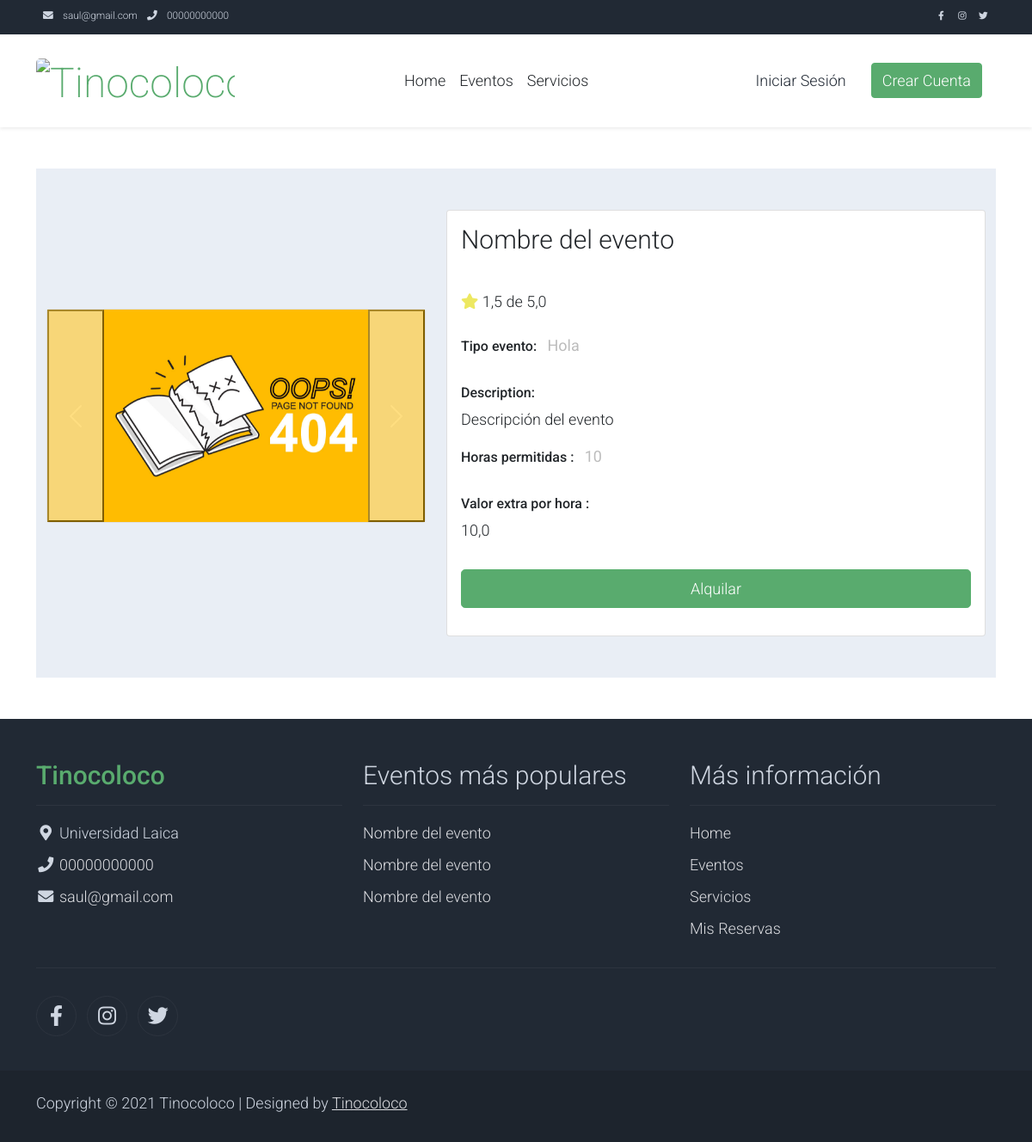
Page /eventos/1/ on the earlier database version.
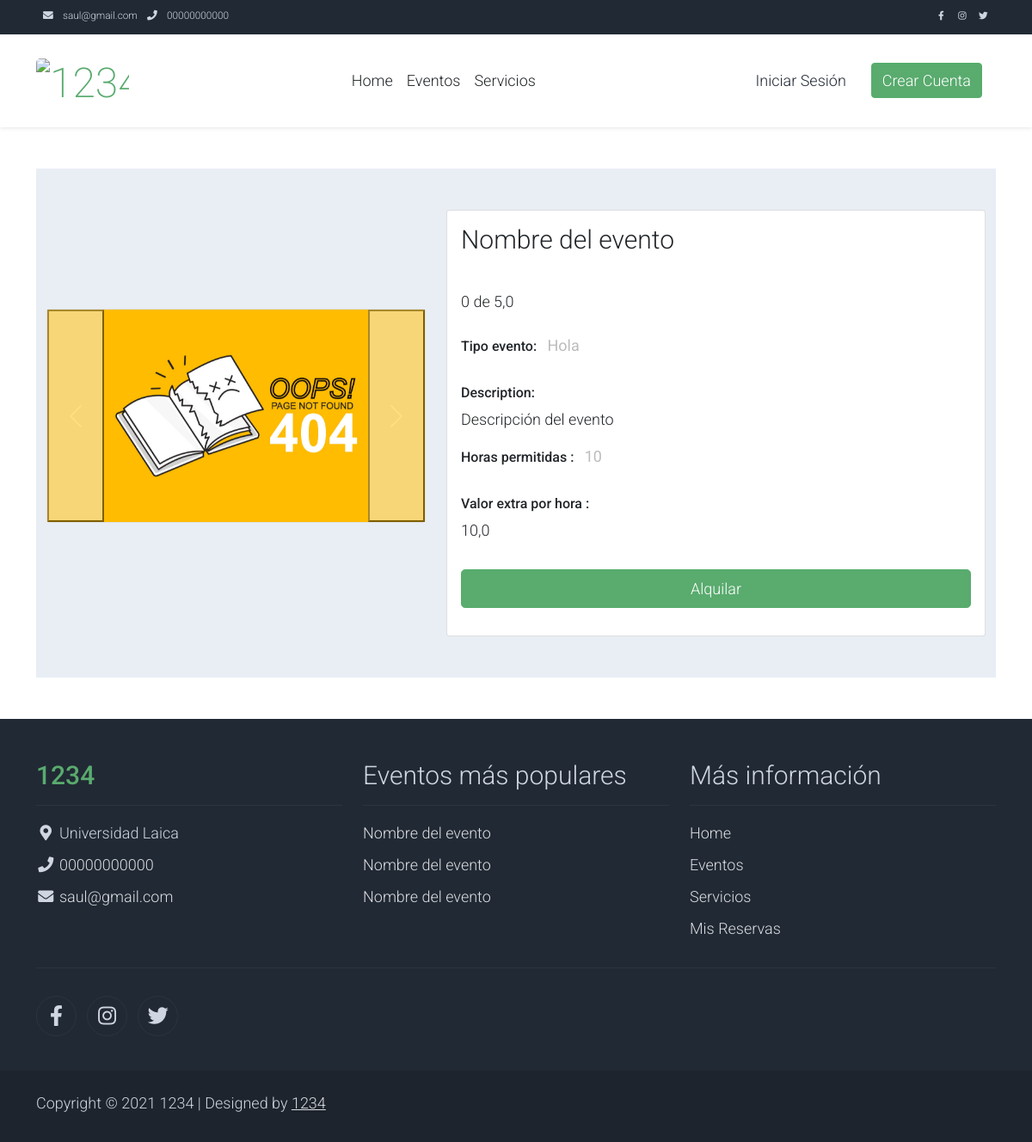
Same page on the later database version.
### eventos/models/foto_evento.py (models this page shows, shortened)
class FotoEvento(models.Model):
    class Meta:
        verbose_name = "Foto del Evento"
        verbose_name_plural = "Fotos de los Eventos"
        ordering = ["fecha_publicacion"]
    evento = models.ForeignKey(
        Evento, on_delete=models.CASCADE, related_name="fotos", verbose_name="Evento"
    )
    foto = CloudinaryField("Foto", blank=True, null=True)
    descripcion = models.TextField(blank=True, null=True, verbose_name="Descripción")
    fecha_publicacion = models.DateTimeField(
        auto_now_add=True, verbose_name="Fecha de Publicación"
    )
    numero_likes = models.IntegerField(default=0, verbose_name="Número de Likes")

### negocio/models.py (models this page shows, shortened)
class ConfiguracionNegocio(models.Model):
    class Meta:
        verbose_name = "Configuración del Negocio"
        verbose_name_plural = "Configuraciones del Negocio"
    nombre = models.CharField(max_length=100, verbose_name="Nombre")
    logo = CloudinaryField("Logo", blank=True, null=True)
    direccion = models.CharField(max_length=200, verbose_name="Dirección")
    correo = models.EmailField(verbose_name="Correo Electrónico")
    telefono = models.CharField(max_length=15, verbose_name="Teléfono")
    pagina_web = models.URLField(blank=True, null=True, verbose_name="Página Web")
    red_social_facebook = models.URLField(
        blank=True, null=True, verbose_name="Red Social Facebook"
    )
    red_social_x = models.URLField(blank=True, null=True, verbose_name="Red Social X")
    red_social_instagram = models.URLField(
        blank=True, null=True, verbose_name="Red Social Instagram"
    )
    nombre_banco = models.CharField(max_length=50, verbose_name="Nombre del Banco")
    tipo_cuenta = models.CharField(max_length=20, verbose_name="Tipo de Cuenta")
    numero_cuenta = models.CharField(max_length=20, verbose_name="Número de Cuenta")
    objects = ConfiguracionNegocioManager()

### eventos/models/evento.py (models this page shows, shortened)
class Evento(models.Model):
    class Meta:
        verbose_name = 'Evento'
        verbose_name_plural = 'Eventos'
    nombre = models.CharField(max_length=100, default='Nombre del evento', verbose_name='Nombre')
    descripcion = models.CharField(max_length=500, default='Descripción del evento', verbose_name='Descripción')
    valor_referencial = models.FloatField(default=0.0, verbose_name='Valor Referencial')
    numero_horas_permitidas = models.IntegerField(default=0, verbose_name='Número de Horas Permitidas')
    valor_extra_hora = models.FloatField(default=0.0, verbose_name='Valor Extra por Hora')
    tipo_evento = models.ForeignKey(TipoEvento, on_delete=models.CASCADE, verbose_name='Tipo de Evento')

### eventos/models/tipo_evento.py (models this page shows)
class TipoEvento(models.Model):
    class Meta:
        verbose_name = "Tipo de Evento"
        verbose_name_plural = "Tipos de Eventos"
    nombre_evento = models.CharField(max_length=100, verbose_name="Nombre del Evento")
    descripcion = models.TextField(verbose_name="Descripción")
    fecha_creacion = models.DateField(auto_now_add=True, verbose_name="Fecha de Creación")
    imagen = CloudinaryField('Foto', blank=True, null=True)
    def __str__(self) -> str:
        return f"{self.nombre_evento}"

### eventos/views.py (the view)
# urls.py: path("<int:id>/", views.evento_detalle, name="evento_detalle"),
def evento_detalle(request, id):
    evento = Evento.objects.filter(id=id).first()
    if not evento:
        return HttpResponseNotFound("Evento no encontrado")
    fotos = evento.fotos.all()
    calificaciones = evento.calificacion_evento.all()
    promedio_calificaciones = 0
    if calificaciones:
        promedio_calificaciones = sum(
            [calificacion.calificacion for calificacion in calificaciones]
        ) / len(calificaciones)
    return render(
        request,
        "eventos/detalle_evento.html",
        {
            "evento": evento,
            "promedio_range": range(0, int(promedio_calificaciones)),
            "promedio_calificaciones": promedio_calificaciones,
            "fotos": fotos,
        },
    )

### core/contex_processors.py (called while the page is built)
def configuracion_negocio_context(request):
    return {"configuracion_negocio": ConfiguracionNegocio.objects.first()}

def eventos_mas_gustados_context(request):
    eventos_mas_gustados = Evento.objects.annotate(
        promedio_calificacion=Avg("calificacion_evento__calificacion")
    ).order_by("-promedio_calificacion")[:5]
    return {"eventos_mas_gustados": eventos_mas_gustados}

### eventos/templates/eventos/detalle_evento.html
{% extends "eventos/layout/base.html" %}
{% load static %}
{% block content %}
{% include 'eventos/components/detalle.html' with item=evento fotos=fotos promedio_range=promedio_range promedio_calificaciones=promedio_calificaciones tipo="evento" %}
{% endblock %}

### core/templates/core/components/layout/nav.html
<nav class="navbar navbar-expand-lg bg-dark navbar-light d-none d-lg-block"
     id="templatemo_nav_top">
    <div class="container text-light">
        <div class="w-100 d-flex justify-content-between">
            <div>
                <i class="fa fa-envelope mx-2"></i>
                <a class="navbar-sm-brand text-light text-decoration-none"
                   href="mailto:info@company.com">{{ configuracion_negocio.correo }}</a>
                <i class="fa fa-phone mx-2"></i>
                <a class="navbar-sm-brand text-light text-decoration-none"
                   href="tel:010-020-0340">{{ configuracion_negocio.telefono }}</a>
            </div>
            <div>
                <a class="text-light"
                   href="{% if configuracion_negocio.pagina_web %}{{ configuracion_negocio.red_social_facebook }}{% else %}# {% endif %}"
                   target="_blank"
                   rel="sponsored"><i class="fab fa-facebook-f fa-sm fa-fw me-2"></i></a>
                <a class="text-light"
                   href="{% if configuracion_negocio.red_social_instagram %}{{ configuracion_negocio.red_social_instagram }}{% else %}# {% endif %}"
                   target="_blank"><i class="fab fa-instagram fa-sm fa-fw me-2"></i></a>
                <a class="text-light"
                   href="{% if configuracion_negocio.red_social_x %}{{ configuracion_negocio.red_social_x }}{% else %}# {% endif %}"
                   target="_blank"><i class="fab fa-twitter fa-sm fa-fw me-2"></i></a>
            </div>
        </div>
    </div>
</nav>

### eventos/templates/eventos/components/detalle.html
<section class=" py-5">
    <div class="container " style="width: 100%;">
        <section class="bg-light">
            <div class="container pb-5">
                <div class="row">
                    <div class="col-lg-5 mt-5"
                         style="display: flex;
                                justify-content: center;
                                align-items: center;
                                gap: 2em">
                        <div class="card mb-3">{% include 'core/components/utils/carrucel.html' with fotos=fotos %}</div>
                    </div>
                    <div class="col-lg-7 mt-5">
                        <div class="card">
                            <div class="card-body">
                                <h1 class="h2">{{ item.nombre }}</h1>
                                <p class="h3 py-2">{{ valor_referencial }}</p>
                                <p class="py-2">
                                    {% for i in promedio_range %}<i class="fa fa-star text-warning"></i>{% endfor %}
                                    <span class="list-inline-item text-dark">{{ promedio_calificaciones }} de 5,0</span>
                                </p>
                                <ul class="list-inline">
                                    <li class="list-inline-item">
                                        <h6>Tipo evento:</h6>
                                    </li>
                                    <li class="list-inline-item">
                                        <p class="text-muted">
                                            <strong>{{ item.tipo_evento }}</strong>
                                        </p>
                                    </li>
                                </ul>
                                <h6>Description:</h6>
                                <p>{{ item.descripcion }}</p>
                                <ul class="list-inline">
                                    <li class="list-inline-item">
                                        <h6>Horas permitidas :</h6>
                                    </li>
                                    <li class="list-inline-item">
                                        <p class="text-muted">
                                            <strong>{{ item.numero_horas_permitidas }}</strong>
                                        </p>
                                    </li>
                                </ul>
                                <h6>Valor extra por hora :</h6>
                                <ul class="list-unstyled pb-3">
                                    <li>{{ item.valor_extra_hora }}</li>
                                </ul>
                                <div class="row pb-3">
                                    <div class="col d-grid">
                                        <a href="{% url 'alquileres:nuevo_alquiler' item.id %}"
                                           class="btn btn-success btn-lg">Alquilar</a>
                                    </div>
                                </div>
                            </div>
                        </div>
                    </div>
                </div>
            </div>
        </section>
    </div>
</section>

### core/templates/core/components/utils/carrucel.html (shortened to what this page needs)
{% load static %}
<div id="carouselExample" class="carousel slide">
    <div class="carousel-inner">
        {% if fotos %}
        {% for foto in fotos %}
        <div class="carousel-item {% if forloop.first %}active{% endif %}">
            <img class="d-block w-100"
                src="{% if foto.foto.url %}{{ foto.foto.url }}{% else %}{% static 'img/404.jpg' %}{% endif %}"
                alt="First slide">
        </div>
        {% endfor %}
        {% else %}
        <img class="d-block w-100" src="{% static 'img/404.jpg' %}" alt="First slide">
        {% endif %}
    </div>
    <button class="carousel-control-prev" type="button" data-bs-target="#carouselExample"
        data-bs-slide="prev">
        <span class="carousel-control-prev-icon" aria-hidden="true"></span>
    </button>
    <button class="carousel-control-next" type="button" data-bs-target="#carouselExample"
        data-bs-slide="next">
        <span class="carousel-control-next-icon" aria-hidden="true"></span>
    </button>
</div>

### core/templates/core/components/layout/footer.html (shortened to what the changed rows need)
{% load static %}
<footer class="bg-dark" id="tempaltemo_footer">
    <div class="container">
        <div class="row">
            <div class="col-md-4 pt-5">
                <h2 class="h2 text-success border-bottom pb-3 border-light logo">{{ configuracion_negocio.nombre }}</h2>
                <ul class="list-unstyled text-light footer-link-list">
                    <li>
                        <i class="fas fa-map-marker-alt fa-fw"></i>
                        {{ configuracion_negocio.direccion }}
                    </li>
                    <li>
                        <i class="fa fa-phone fa-fw"></i>
                        <a class="text-decoration-none" href="tel:{{ configuracion_negocio.telefono }}">{{ configuracion_negocio.telefono }}</a>
                    </li>
                    <li>
                        <i class="fa fa-envelope fa-fw"></i>
                        <a class="text-decoration-none" href="mailto:{{ configuracion_negocio.correo }}">{{ configuracion_negocio.correo }}</a>
                    </li>
                </ul>
            </div>
            <div class="col-md-4 pt-5">
                <h2 class="h2 text-light border-bottom pb-3 border-light">Eventos más populares</h2>
                <ul class="list-unstyled text-light footer-link-list">
                    {% for evento in eventos_mas_gustados %}
                        <li>
                            <a class="text-decoration-none" href="{% url 'eventos:evento_detalle' evento.id %}">{{ evento.nombre }}</a>
                        </li>
                    {% endfor %}
                </ul>
            </div>
            <div class="col-md-4 pt-5">
                <h2 class="h2 text-light border-bottom pb-3 border-light">Más información</h2>
            </div>
        </div>
    </div>
    <div class="w-100 bg-black py-3">
        <div class="container">
            <div class="row pt-2">
                <div class="col-12">
                    <p class="text-left text-light">
                        Copyright &copy; 2021 {{ configuracion_negocio.nombre }}
                        | Designed by <a rel="sponsored" href="https://templatemo.com" target="_blank">{{ configuracion_negocio.nombre }}</a>
                    </p>
                </div>
            </div>
        </div>
    </div>
</footer>

Differences in the rows shown:
changed ConfiguracionNegocio "Universidad Laica": nombre "Tinocoloco" → "1234"
shown differently, row unchanged: Evento (number 3 of 3 on the later page): moves down the list
Other differences:
{{ promedio_calificaciones }}: "1,5" → "0"
